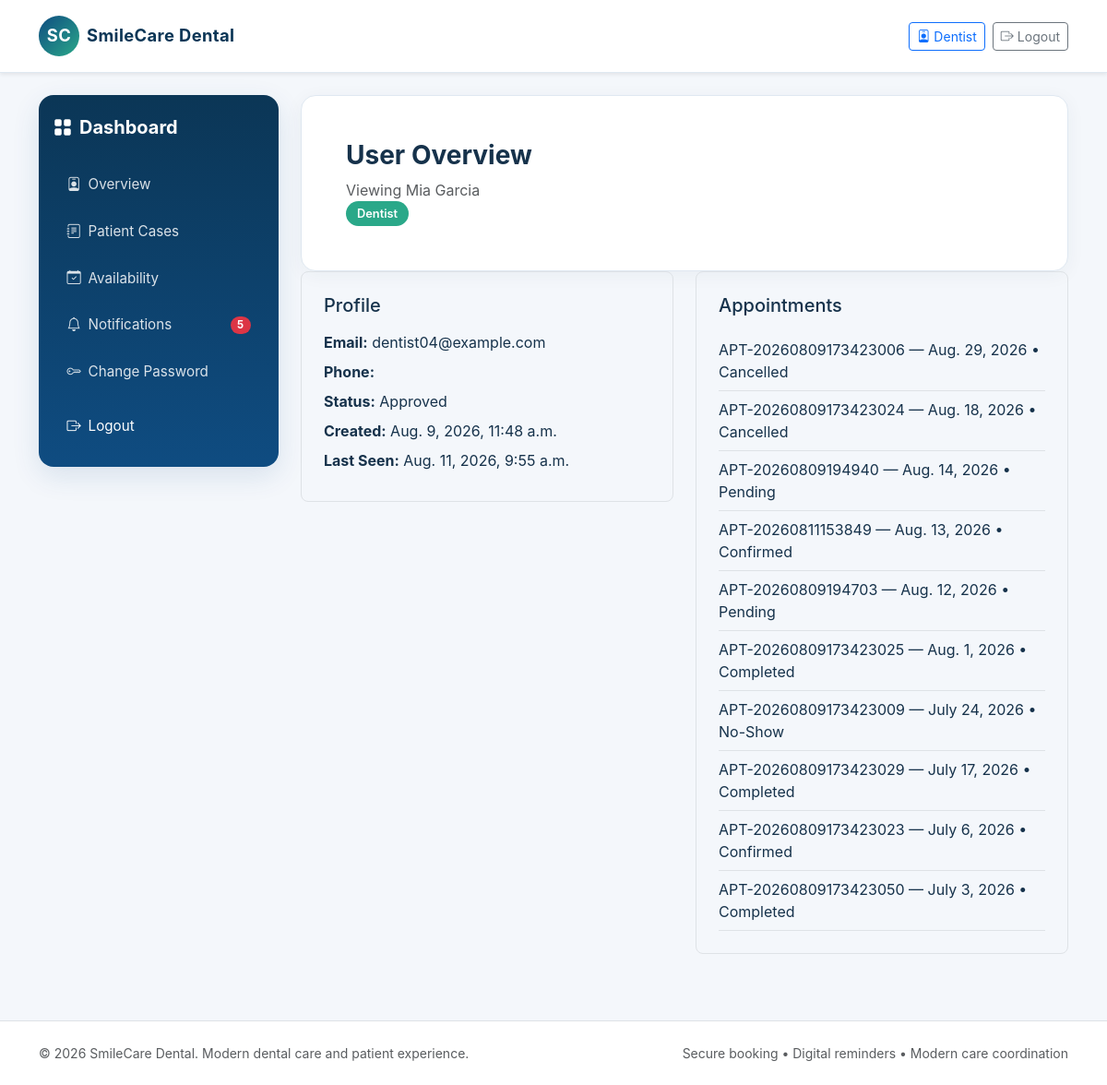
Screenshot of /dashboard/admin/users/11/ (signed in) with the database file from the repository.
### accounts/models.py (models this page shows, shortened)
class User(AbstractUser):
    ROLE_CHOICES = (
        ('patient', 'Patient'),
        ('staff', 'Staff'),
        ('dentist', 'Dentist'),
        ('admin', 'Admin'),
    )
    ACCOUNT_STATUS_CHOICES = (
        ('pending', 'Pending'),
        ('approved', 'Approved'),
        ('rejected', 'Rejected'),
    )
    role = models.CharField(max_length=20, choices=ROLE_CHOICES, default='patient')
    phone = models.CharField(max_length=20, blank=True)
    account_status = models.CharField(max_length=20, choices=ACCOUNT_STATUS_CHOICES, default='approved')
    def is_patient(self):
        return self.role == 'patient'
    def is_staff_role(self):
        return self.role in {'staff', 'admin'}
    def is_dentist(self):
        return self.role == 'dentist'
    def is_admin(self):
        return self.role == 'admin'
    def is_dentist_approved(self):
        return self.is_dentist() and self.is_active and self.account_status == 'approved'
    def status_label(self):
        if not self.is_active:
            return 'Inactive'
        if self.role == 'dentist':
            return self.get_account_status_display()
        return 'Active'

### appointments/models.py (models this page shows, shortened)
class Appointment(models.Model):
    STATUS_CHOICES = (
        ('Pending', 'Pending'),
        ('Confirmed', 'Confirmed'),
        ('Checked-In', 'Checked-In'),
        ('Completed', 'Completed'),
        ('Cancelled', 'Cancelled'),
        ('Rescheduled', 'Rescheduled'),
        ('No-Show', 'No-Show'),
    )
    appointment_id = models.CharField(max_length=20, unique=True)
    patient = models.ForeignKey(Patient, related_name='appointments', on_delete=models.CASCADE)
    dentist = models.ForeignKey(Dentist, related_name='appointments', on_delete=models.CASCADE)
    service = models.ForeignKey(DentalService, related_name='appointments', on_delete=models.CASCADE)
    appointment_date = models.DateField()
    start_time = models.TimeField()
    end_time = models.TimeField()
    reason = models.CharField(max_length=200)
    notes = models.TextField(blank=True)
    status = models.CharField(max_length=20, choices=STATUS_CHOICES, default='Pending')
    cancellation_reason = models.TextField(blank=True)
    cancelled_at = models.DateTimeField(null=True, blank=True)
    created_at = models.DateTimeField(auto_now_add=True)
    updated_at = models.DateTimeField(auto_now=True)
    class Meta:
        constraints = [
            models.CheckConstraint(condition=Q(end_time__gt=F('start_time')), name='check_appointment_times'),
        ]

### dashboard/views.py (the view)
# urls.py: path('dashboard/admin/users/<int:pk>/', admin_user_detail, name='admin_user_detail'),
@login_required
def admin_user_detail(request, pk):
    if not request.user.is_admin():
        return render(request, 'dashboard/access_denied.html')
    user = get_object_or_404(User, pk=pk)
    appointments = Appointment.objects.filter(patient__user=user).order_by('-appointment_date') if user.role == 'patient' else Appointment.objects.filter(dentist__user=user).order_by('-appointment_date')
    return render(request, 'dashboard/admin_user_detail.html', {'user': user, 'appointments': appointments})

### reminders/templatetags/notifications_tags.py (called while the page is built)
@register.simple_tag(takes_context=True)
def unread_notifications_count(context):
    request = context.get('request')
    if not request or not request.user.is_authenticated:
        return 0
    return Notification.objects.filter(user=request.user, is_read=False).count()

### templates/dashboard/admin_user_detail.html
{% extends 'base.html' %}
{% block content %}
<div class="dashboard-shell">
    {% include 'dashboard/_sidebar.html' %}
    <div class="main-panel">
        <div class="card-soft p-4 p-md-5">
        <div>
            <h3 class="fw-bold mb-2">User Overview</h3>
            <p class="text-muted mb-0">Viewing {{ user.get_full_name|default:user.username }}</p>
        </div>
        <span class="pill pill-success">{{ user.get_role_display }}</span>
    </div>
    <div class="row g-4">
        <div class="col-lg-6">
            <div class="border rounded-3 p-4">
                <h5 class="mb-3">Profile</h5>
                <p class="mb-2"><strong>Email:</strong> {{ user.email }}</p>
                <p class="mb-2"><strong>Phone:</strong> {{ user.phone }}</p>
                <p class="mb-2"><strong>Status:</strong> {{ user.status_label }}</p>
                <p class="mb-2"><strong>Created:</strong> {{ user.date_joined }}</p>
                <p class="mb-2"><strong>Last Seen:</strong> {{ user.last_login|default:'Never' }}</p>
            </div>
        </div>
        <div class="col-lg-6">
            <div class="border rounded-3 p-4">
                <h5 class="mb-3">Appointments</h5>
                {% if appointments %}
                <ul class="list-unstyled mb-0">
                    {% for appointment in appointments %}
                    <li class="py-2 border-bottom">{{ appointment.appointment_id }} — {{ appointment.appointment_date }} • {{ appointment.status }}</li>
                    {% endfor %}
                </ul>
                {% else %}
                <div class="empty-state">No appointments available.</div>
                {% endif %}
            </div>
        </div>
    </div>
</div>
{% endblock %}

### static/css/style.css (style rules this page uses)
:root { --primary: #0f4c81; --primary-dark: #0b3656; --accent: #2aa889; --warning: #f4a259; --danger: #d94b4b; --text: #16324b; --muted: #69819b; --bg: #f4f7fb; --card: #ffffff; --border: #dfe8f1; }
body { font-family: Inter, -apple-system, BlinkMacSystemFont, "Segoe UI", Roboto, sans-serif; color: var(--text); background: var(--bg); overflow-x: hidden; }
h3, .h3 { font-size: clamp(1.25rem, 2.5vw, 1.75rem); }
.dashboard-shell { display: flex; align-items: stretch; min-height: calc(100vh - 100px); gap: 1.5rem; }
.main-panel { flex: 1; min-width: 0; }
.card-soft { border: 1px solid var(--border); border-radius: 1rem; box-shadow: 0 4px 20px rgba(19,52,79,0.05); background: var(--card); transition: transform 0.2s ease, box-shadow 0.2s ease; }
.pill { display: inline-flex; align-items: center; gap: 0.35rem; padding: 0.35rem 0.75rem; border-radius: 999px; font-size: 0.8rem; font-weight: 600; line-height: 1.2; white-space: nowrap; }
.pill-success { background: #2aa889; color: #fff; }

### rows the page displays
User: get_full_name "Mia Garcia", role "Dentist", email "dentist04@example.com", status_label "Approved", date_joined "Aug. 9, 2026, 11:48 a.m.", last_login "Aug. 11, 2026, 9:55 a.m."
Appointment: appointment_id "APT-20260809173423006", appointment_date "Aug. 29, 2026", status "Cancelled"
Appointment: appointment_id "APT-20260809173423024", appointment_date "Aug. 18, 2026", status "Cancelled"
Appointment: appointment_id "APT-20260809194940", appointment_date "Aug. 14, 2026", status "Pending"
Appointment: appointment_id "APT-20260811153849", appointment_date "Aug. 13, 2026", status "Confirmed"
Appointment: appointment_id "APT-20260809194703", appointment_date "Aug. 12, 2026", status "Pending"
Appointment: appointment_id "APT-20260809173423025", appointment_date "Aug. 1, 2026", status "Completed"
Appointment: appointment_id "APT-20260809173423009", appointment_date "July 24, 2026", status "No-Show"
Appointment: appointment_id "APT-20260809173423029", appointment_date "July 17, 2026", status "Completed"
Appointment: appointment_id "APT-20260809173423023", appointment_date "July 6, 2026", status "Confirmed"
Appointment: appointment_id "APT-20260809173423050", appointment_date "July 3, 2026", status "Completed"

### other values shown
{{ unread_count }} "5"
